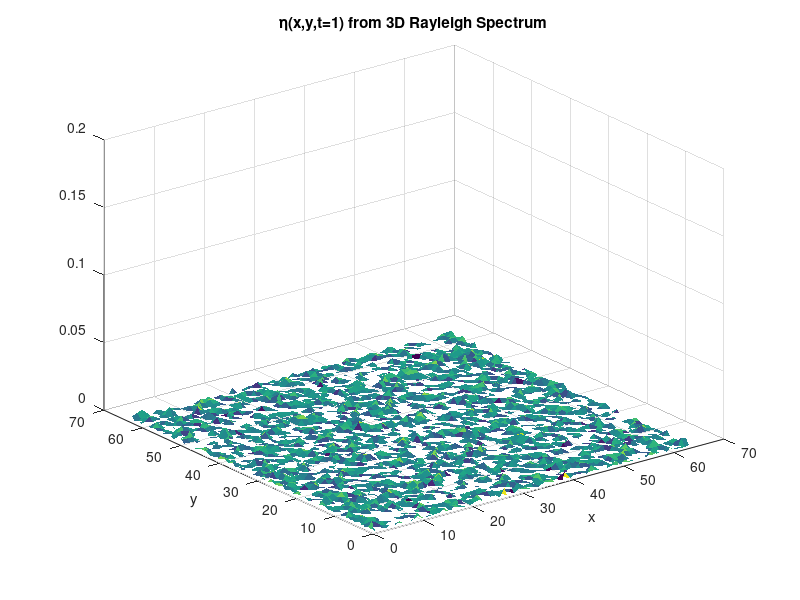

This chart was generated by the following MATLAB code:
clear; close all; clc;

%% 1. 크기 및 분포 설정
Nx = 64; Ny = 64; Nt = 64;     % 크기
sigma = 1;                     % Rayleigh scale parameter

%% 2. 진폭 (Rayleigh), 위상 (Uniform)
amp_half = raylrnd(sigma, [Nx, Ny, Nt/2 + 1]);        % 진폭: 단측 스펙트럼
phi_half = 2 * pi * rand(Nx, Ny, Nt/2 + 1);           % 위상: 0~2pi

F_half = amp_half .* exp(1i * phi_half);              % 복소수 스펙트럼

%% 3. Hermitian symmetry 구성 (ifftn 위해 필요)
F_full = zeros(Nx, Ny, Nt, 'like', F_half);           % 전체 스펙트럼

% 절반 복사
F_full(:,:,1:Nt/2+1) = F_half;

% 공액 대칭 생성: z축 기준 반대쪽 복사 (2~Nt/2 → Nt:-1:Nt/2+2)
for k = 2:Nt/2
    F_full(:,:,Nt - k + 2) = conj(F_half(:,:,k));
end

F_full(:,:,1) = 0;               % DC 성분 제거
F_full(:,:,Nt/2+1) = 0;          % Nyquist 주파수도 실수 또는 제거

%% 4. 3D 역푸리에 변환으로 시공간 해수면 생성
eta = real(ifftn(F_full));       % 실수 시공간 파동장

%% 5. Parseval 정리 검증
energy_space = sum(abs(eta(:)).^2) / (Nx*Ny*Nt);
energy_freq  = sum(abs(F_full(:)).^2) / (Nx*Ny*Nt)^2;

fprintf('3D Parseval check:\n');
fprintf(' - Space domain energy : %.6f\n', energy_space);
fprintf(' - Freq domain energy  : %.6f\n', energy_freq);
fprintf(' - Difference           : %.2e\n', abs(energy_space - energy_freq));

%% 6. 시각화 (t = 1 시점)
figure;
for i = 1 : Nt
surf(eta(:,:,i), 'EdgeAlpha', 0);
title('\eta(x,y,t=1) from 3D Rayleigh Spectrum');
xlabel('x'); ylabel('y');
zlim([0, 0.2])
pause(0.5)
end
